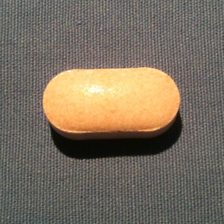
#> input picture pharmascan-lectrace/images/00_enrol_627560143_1_crop.png, 224 x 224 px; its folder holds 4 pictures in this run
$ python render_data_panels.py
#> lines starting #> are read from the running program, lines starting #| are printed output that depends on the picture
from pathlib import Path
import matplotlib
matplotlib.use("Agg")
import matplotlib.pyplot as plt
import numpy as np
ROOT=Path(__file__).resolve().parent
WORKSPACE=ROOT.parents[2]
plt.rcParams.update({"font.family":"serif","font.serif":["Times New Roman","DejaVu Serif"],"pdf.fonttype":42,"font.size":8.5})
fig,ax=plt.subplots(figsize=(2.65,2.2))
fig.subplots_adjust(left=.30,right=.94,bottom=.37,top=.97)
vals=np.array([[145,22,25],[630,66,49]])
colors=["#2a78d6","#eda100","#eb6834"]
left=np.zeros(2)
for col,color in enumerate(colors):
 widths=100*vals[:,col]/vals.sum(axis=1)
 ax.barh([1,0],widths,left=left,color=color,edgecolor="white",height=.49)
 for i in range(2):ax.text(left[i]+widths[i]/2,[1,0][i],str(vals[i,col]),ha="center",va="center",fontsize=8,color="white" if col==0 else "black")
 left+=widths
ax.set_yticks([1,0],["Types\n(192)","Photos\n(745)"],fontsize=8)
ax.set_xticks([0,50,100],labels=["0","50","100"],fontsize=8)
ax.set_xlim(0,100);ax.set_ylim(-.55,1.55)
ax.set_xlabel("Share of fold 4 (%)",fontsize=8)
for k in ["top","right","left"]:ax.spines[k].set_visible(False)
ax.spines["bottom"].set_color("#888888");ax.tick_params(axis="y",length=0)
handles=[plt.Rectangle((0,0),1,1,color=c) for c in colors]
fig.legend(handles,["Both sides","Front only","Back only"],loc="lower center",bbox_to_anchor=(.5,.015),ncol=3,fontsize=7.6,frameon=False,columnspacing=.6,handlelength=.8,handletextpad=.3)
fig.savefig(ROOT/"figD4_epillid_sides_compact.pdf")
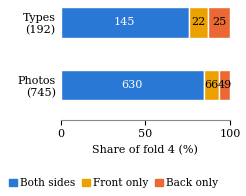
#> figure drawn by matplotlib, 1 panel
plt.close(fig)
fig=plt.figure(figsize=(2.65,2.05))
photos=WORKSPACE/"pharmascan-lectrace/images"
for row,(name,ids) in enumerate([("Metformin ER 750 mg",range(0,3)),("Lisinopril 5 mg",range(3,6))]):
 y=.53 if row==0 else .04
 fig.text(.02,.96 if row==0 else .47,name,fontsize=8.5,va="top")
 for col,i in enumerate(ids):
  path=next(photos.glob(f"{i:02d}_enrol_*_crop.png"))
  a=fig.add_axes([.015+col*.33,y,.31,.34]);a.imshow(plt.imread(path));a.axis("off")
#> (the run stopped early here; a loop or call above may not have finished)
